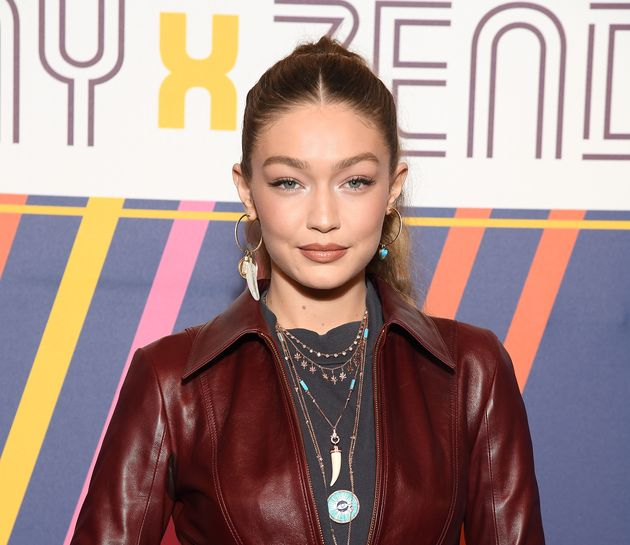
#> input picture gigi.jpg, 630 x 545 px
$ python project1.py
#> lines starting #> are read from the running program, lines starting #| are printed output that depends on the picture; after the words box and inside, x2 and y2 are one past the last pixel; in counts of white or black regions, pixels touching at a corner belong together
import numpy as np
import cv2

face_cascade = cv2.CascadeClassifier('haarcascade_frontalface_default.xml')
eye_cascade = cv2.CascadeClassifier('haarcascade_eye.xml')

img = cv2.imread('gigi.jpg')
#> img is the input picture: shape (545, 630, 3); mean B, G, R 134.4, 137.3, 162.4
gray = cv2.cvtColor(img, cv2.COLOR_BGR2GRAY)
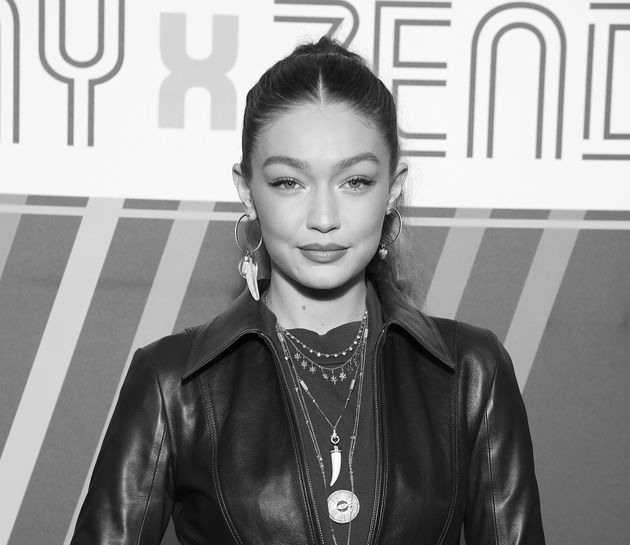
#> gray: shape (545, 630); min 0, max 255, mean 144.5
faces = face_cascade.detectMultiScale(gray, 1.3, 5)
#> faces = [[239, 118, 165, 165]]
for (x,y,w,h) in faces:
    img = cv2.rectangle(img,(x,y),(x+w,y+h),(255,0,0),2)
    roi_gray = gray[y:y+h, x:x+w]
    roi_color = img[y:y+h, x:x+w]
    eyes = eye_cascade.detectMultiScale(roi_gray)
    for (ex,ey,ew,eh) in eyes:
        cv2.rectangle(roi_color,(ex,ey),(ex+ew,ey+eh),(0,255,0),2)
#> this loop made 1 pass
#> (x, y, w, h, eyes) on pass 1: (239, 118, 165, 165, [[26, 44, 44, 44], [94, 43, 44, 44]])
#> pass 1, `img = cv2.rectangle(img,(x,y),(x+w,y+h),(255,0,0),2)`:
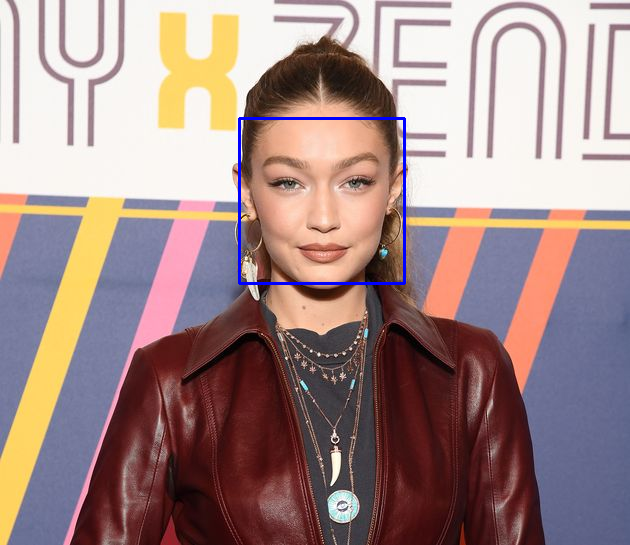
#> img: shape (545, 630, 3); 0.58% of pixels changed, all inside (x1, y1, x2, y2) = (238, 117, 406, 285)
#> pass 1, `roi_gray = gray[y:y+h, x:x+w]`:
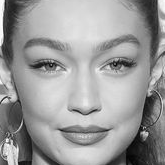
#> roi_gray: shape (165, 165); min 3, max 255, mean 154.1
#> pass 1, `roi_color = img[y:y+h, x:x+w]`:
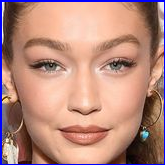
#> roi_color: shape (165, 165, 3); mean B, G, R 125.3, 137.2, 183.1
#> after the loop:
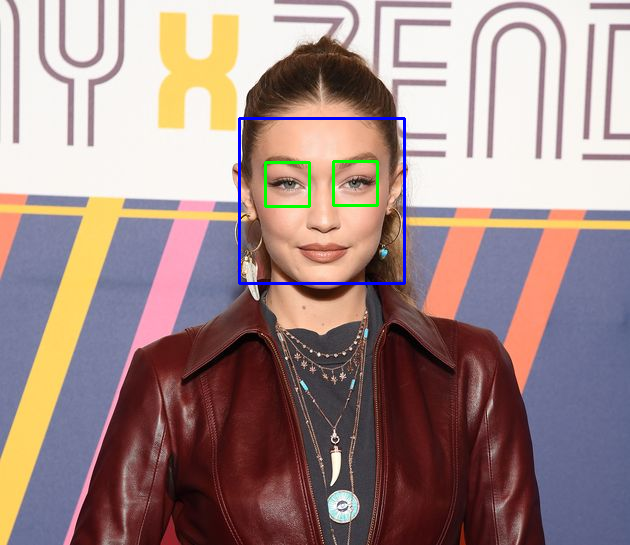
#> img: shape (545, 630, 3); 0.31% of pixels changed, all inside (x1, y1, x2, y2) = (264, 160, 379, 208)
#> after the loop:
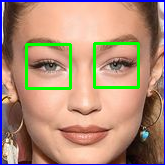
#> roi_color: shape (165, 165, 3); 3.85% of pixels changed, all inside (x1, y1, x2, y2) = (25, 42, 140, 90)

cv2.imshow('img',img)
cv2.waitKey(0)
cv2.destroyAllWindows()
